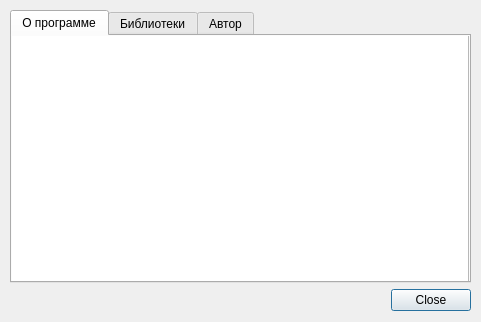
<?xml version="1.0" encoding="UTF-8"?>
<ui version="4.0">
 <class>aboutDialog</class>
 <widget class="QDialog" name="aboutDialog">
  <property name="geometry">
   <rect>
    <x>0</x>
    <y>0</y>
    <width>481</width>
    <height>322</height>
   </rect>
  </property>
  <property name="minimumSize">
   <size>
    <width>481</width>
    <height>322</height>
   </size>
  </property>
  <property name="maximumSize">
   <size>
    <width>481</width>
    <height>322</height>
   </size>
  </property>
  <property name="windowTitle">
   <string>О программе</string>
  </property>
  <property name="modal">
   <bool>true</bool>
  </property>
  <widget class="QWidget" name="layoutWidget">
   <property name="geometry">
    <rect>
     <x>10</x>
     <y>10</y>
     <width>461</width>
     <height>301</height>
    </rect>
   </property>
   <layout class="QVBoxLayout" name="verticalLayout">
    <item>
     <widget class="QTabWidget" name="tabWidget">
      <property name="currentIndex">
       <number>0</number>
      </property>
      <widget class="QWidget" name="tab">
       <attribute name="title">
        <string>О программе</string>
       </attribute>
       <widget class="QTextBrowser" name="textBrowser">
        <property name="geometry">
         <rect>
          <x>-3</x>
          <y>-3</y>
          <width>460</width>
          <height>251</height>
         </rect>
        </property>
        <property name="source">
         <url>
          <string>qrc:/html/about.html</string>
         </url>
        </property>
        <property name="openExternalLinks">
         <bool>true</bool>
        </property>
       </widget>
      </widget>
      <widget class="QWidget" name="tab_2">
       <attribute name="title">
        <string>Библиотеки</string>
       </attribute>
       <widget class="QTextBrowser" name="textBrowser_2">
        <property name="geometry">
         <rect>
          <x>-3</x>
          <y>-3</y>
          <width>463</width>
          <height>245</height>
         </rect>
        </property>
        <property name="html">
         <string>&lt;!DOCTYPE HTML PUBLIC &quot;-//W3C//DTD HTML 4.0//EN&quot; &quot;http://www.w3.org/TR/REC-html40/strict.dtd&quot;&gt;
&lt;html&gt;&lt;head&gt;&lt;meta name=&quot;qrichtext&quot; content=&quot;1&quot; /&gt;&lt;meta charset=&quot;utf-8&quot; /&gt;&lt;style type=&quot;text/css&quot;&gt;
p, li { white-space: pre-wrap; }
&lt;/style&gt;&lt;/head&gt;&lt;body style=&quot; font-family:'Sans Serif'; font-size:9pt; font-weight:400; font-style:normal;&quot;&gt;
&lt;p style=&quot;-qt-paragraph-type:empty; margin-top:0px; margin-bottom:0px; margin-left:0px; margin-right:0px; -qt-block-indent:0; text-indent:0px; font-family:'Noto Sans'; font-size:10pt;&quot;&gt;&lt;br /&gt;&lt;/p&gt;
&lt;ul style=&quot;margin-top: 0px; margin-bottom: 0px; margin-left: 0px; margin-right: 0px; -qt-list-indent: 1;&quot;&gt;&lt;li style=&quot; font-family:'Noto Sans'; font-size:10pt;&quot; style=&quot; margin-top:0px; margin-bottom:0px; margin-left:0px; margin-right:0px; -qt-block-indent:0; text-indent:0px;&quot;&gt;PyQt5 версии 5.15.6&lt;/li&gt;
&lt;li style=&quot; font-family:'Noto Sans'; font-size:10pt;&quot; style=&quot; margin-top:0px; margin-bottom:0px; margin-left:0px; margin-right:0px; -qt-block-indent:0; text-indent:0px;&quot;&gt;vk_api версии 11.9.6&lt;/li&gt;
&lt;li style=&quot; font-family:'Noto Sans'; font-size:10pt;&quot; style=&quot; margin-top:0px; margin-bottom:0px; margin-left:0px; margin-right:0px; -qt-block-indent:0; text-indent:0px;&quot;&gt;wget версии 3.2&lt;/li&gt;
&lt;li style=&quot; font-family:'Noto Sans'; font-size:10pt;&quot; style=&quot; margin-top:0px; margin-bottom:0px; margin-left:0px; margin-right:0px; -qt-block-indent:0; text-indent:0px;&quot;&gt;beautifulsoup версии 4.10.0&lt;/li&gt;&lt;/ul&gt;&lt;/body&gt;&lt;/html&gt;</string>
        </property>
       </widget>
      </widget>
      <widget class="QWidget" name="tab_3">
       <attribute name="title">
        <string>Автор</string>
       </attribute>
       <widget class="QTextBrowser" name="textBrowser_3">
        <property name="geometry">
         <rect>
          <x>-3</x>
          <y>-3</y>
          <width>463</width>
          <height>245</height>
         </rect>
        </property>
        <property name="html">
         <string>&lt;!DOCTYPE HTML PUBLIC &quot;-//W3C//DTD HTML 4.0//EN&quot; &quot;http://www.w3.org/TR/REC-html40/strict.dtd&quot;&gt;
&lt;html&gt;&lt;head&gt;&lt;meta name=&quot;qrichtext&quot; content=&quot;1&quot; /&gt;&lt;meta charset=&quot;utf-8&quot; /&gt;&lt;style type=&quot;text/css&quot;&gt;
p, li { white-space: pre-wrap; }
&lt;/style&gt;&lt;/head&gt;&lt;body style=&quot; font-family:'Sans Serif'; font-size:9pt; font-weight:400; font-style:normal;&quot;&gt;
&lt;p style=&quot; margin-top:0px; margin-bottom:0px; margin-left:0px; margin-right:0px; -qt-block-indent:0; text-indent:0px;&quot;&gt;&lt;span style=&quot; font-family:'Noto Sans'; font-size:10pt; font-weight:600;&quot;&gt;Адриан Поляков: &lt;/span&gt;&lt;a href=&quot;https://tlg.name/QwertyAdrian&quot;&gt;&lt;span style=&quot; font-family:'Noto Sans'; font-size:10pt; text-decoration: underline; color:#009dff;&quot;&gt;Telegram&lt;/span&gt;&lt;/a&gt;&lt;span style=&quot; font-family:'Noto Sans'; font-size:10pt;&quot;&gt;, &lt;/span&gt;&lt;a href=&quot;mailto:me@qwertyadrian.ru&quot;&gt;&lt;span style=&quot; font-family:'Noto Sans'; font-size:10pt; text-decoration: underline; color:#009dff;&quot;&gt;Email&lt;/span&gt;&lt;/a&gt;&lt;/p&gt;
&lt;p style=&quot;-qt-paragraph-type:empty; margin-top:0px; margin-bottom:0px; margin-left:0px; margin-right:0px; -qt-block-indent:0; text-indent:0px; font-family:'Noto Sans'; font-size:10pt; text-decoration: underline; color:#009dff;&quot;&gt;&lt;br /&gt;&lt;/p&gt;
&lt;p style=&quot; margin-top:0px; margin-bottom:0px; margin-left:0px; margin-right:0px; -qt-block-indent:0; text-indent:0px;&quot;&gt;&lt;span style=&quot; font-family:'Noto Sans'; font-size:10pt;&quot;&gt;По вопросам работы программы обращаться на &lt;/span&gt;&lt;a href=&quot;https://github.com/qwertyadrian/vk-music-downloader/issues&quot;&gt;&lt;span style=&quot; font-family:'Noto Sans'; font-size:10pt; text-decoration: underline; color:#009dff;&quot;&gt;GitHub Issues&lt;/span&gt;&lt;/a&gt;&lt;/p&gt;&lt;/body&gt;&lt;/html&gt;</string>
        </property>
        <property name="openExternalLinks">
         <bool>true</bool>
        </property>
       </widget>
      </widget>
     </widget>
    </item>
    <item>
     <widget class="QDialogButtonBox" name="buttonBox">
      <property name="orientation">
       <enum>Qt::Horizontal</enum>
      </property>
      <property name="standardButtons">
       <set>QDialogButtonBox::Close</set>
      </property>
     </widget>
    </item>
   </layout>
  </widget>
 </widget>
 <resources>
  <include location="../resources/resources.qrc"/>
 </resources>
 <connections>
  <connection>
   <sender>buttonBox</sender>
   <signal>rejected()</signal>
   <receiver>aboutDialog</receiver>
   <slot>accept()</slot>
   <hints>
    <hint type="sourcelabel">
     <x>321</x>
     <y>309</y>
    </hint>
    <hint type="destinationlabel">
     <x>280</x>
     <y>150</y>
    </hint>
   </hints>
  </connection>
 </connections>
</ui>
